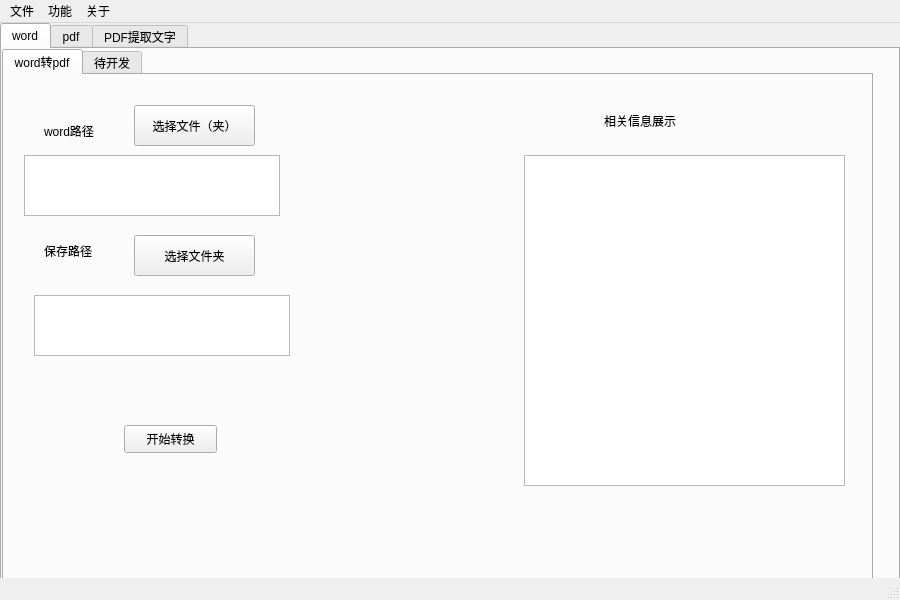
<?xml version="1.0" encoding="UTF-8"?>
<ui version="4.0">
 <class>MainWindow</class>
 <widget class="QMainWindow" name="MainWindow">
  <property name="geometry">
   <rect>
    <x>0</x>
    <y>0</y>
    <width>900</width>
    <height>600</height>
   </rect>
  </property>
  <property name="minimumSize">
   <size>
    <width>900</width>
    <height>600</height>
   </size>
  </property>
  <property name="maximumSize">
   <size>
    <width>900</width>
    <height>600</height>
   </size>
  </property>
  <property name="windowTitle">
   <string>PDF工具</string>
  </property>
  <property name="windowIcon">
   <iconset>
    <normaloff>C:/Users/knighthood/OneDrive/桌面/熊二表情包/熊二表情包41.jpg</normaloff>C:/Users/knighthood/OneDrive/桌面/熊二表情包/熊二表情包41.jpg</iconset>
  </property>
  <property name="animated">
   <bool>true</bool>
  </property>
  <widget class="QWidget" name="centralwidget">
   <widget class="QTabWidget" name="tabWidget1">
    <property name="enabled">
     <bool>true</bool>
    </property>
    <property name="geometry">
     <rect>
      <x>0</x>
      <y>0</y>
      <width>900</width>
      <height>600</height>
     </rect>
    </property>
    <property name="layoutDirection">
     <enum>Qt::LeftToRight</enum>
    </property>
    <property name="tabPosition">
     <enum>QTabWidget::North</enum>
    </property>
    <property name="tabShape">
     <enum>QTabWidget::Rounded</enum>
    </property>
    <property name="currentIndex">
     <number>0</number>
    </property>
    <property name="iconSize">
     <size>
      <width>20</width>
      <height>20</height>
     </size>
    </property>
    <property name="elideMode">
     <enum>Qt::ElideMiddle</enum>
    </property>
    <property name="usesScrollButtons">
     <bool>true</bool>
    </property>
    <property name="tabsClosable">
     <bool>false</bool>
    </property>
    <property name="tabBarAutoHide">
     <bool>true</bool>
    </property>
    <widget class="QWidget" name="word">
     <attribute name="icon">
      <iconset>
       <normaloff>../pyqt5页面/images/PDF2Word.png</normaloff>../pyqt5页面/images/PDF2Word.png</iconset>
     </attribute>
     <attribute name="title">
      <string>word</string>
     </attribute>
     <widget class="QTabWidget" name="tabWidget2_1">
      <property name="geometry">
       <rect>
        <x>0</x>
        <y>0</y>
        <width>871</width>
        <height>561</height>
       </rect>
      </property>
      <property name="currentIndex">
       <number>0</number>
      </property>
      <widget class="QWidget" name="word2pdf">
       <attribute name="title">
        <string>word转pdf</string>
       </attribute>
       <widget class="QLabel" name="label1_1_1">
        <property name="geometry">
         <rect>
          <x>40</x>
          <y>40</y>
          <width>72</width>
          <height>31</height>
         </rect>
        </property>
        <property name="text">
         <string>word路径</string>
        </property>
       </widget>
       <widget class="QPushButton" name="btn1_1_1">
        <property name="geometry">
         <rect>
          <x>130</x>
          <y>30</y>
          <width>121</width>
          <height>41</height>
         </rect>
        </property>
        <property name="text">
         <string>选择文件（夹）</string>
        </property>
       </widget>
       <widget class="QTextBrowser" name="textBrowser1_1_1">
        <property name="geometry">
         <rect>
          <x>20</x>
          <y>80</y>
          <width>256</width>
          <height>61</height>
         </rect>
        </property>
       </widget>
       <widget class="QLabel" name="label1_1_3">
        <property name="geometry">
         <rect>
          <x>600</x>
          <y>30</y>
          <width>181</width>
          <height>31</height>
         </rect>
        </property>
        <property name="text">
         <string>相关信息展示</string>
        </property>
       </widget>
       <widget class="QPushButton" name="btn1_1_3">
        <property name="geometry">
         <rect>
          <x>120</x>
          <y>350</y>
          <width>93</width>
          <height>28</height>
         </rect>
        </property>
        <property name="text">
         <string>开始转换</string>
        </property>
       </widget>
       <widget class="QLabel" name="label1_1_2">
        <property name="geometry">
         <rect>
          <x>40</x>
          <y>160</y>
          <width>72</width>
          <height>31</height>
         </rect>
        </property>
        <property name="text">
         <string>保存路径</string>
        </property>
       </widget>
       <widget class="QTextBrowser" name="textBrowser1_1_2">
        <property name="geometry">
         <rect>
          <x>30</x>
          <y>220</y>
          <width>256</width>
          <height>61</height>
         </rect>
        </property>
       </widget>
       <widget class="QPushButton" name="btn1_1_2">
        <property name="geometry">
         <rect>
          <x>130</x>
          <y>160</y>
          <width>121</width>
          <height>41</height>
         </rect>
        </property>
        <property name="text">
         <string>选择文件夹</string>
        </property>
       </widget>
       <widget class="QTextBrowser" name="textBrowser1_1_3">
        <property name="geometry">
         <rect>
          <x>520</x>
          <y>80</y>
          <width>321</width>
          <height>331</height>
         </rect>
        </property>
       </widget>
      </widget>
      <widget class="QWidget" name="none">
       <attribute name="title">
        <string>待开发</string>
       </attribute>
      </widget>
     </widget>
    </widget>
    <widget class="QWidget" name="pdf">
     <attribute name="icon">
      <iconset>
       <normaloff>../pyqt5页面/images/PDF2Img.png</normaloff>../pyqt5页面/images/PDF2Img.png</iconset>
     </attribute>
     <attribute name="title">
      <string>pdf</string>
     </attribute>
     <widget class="QTabWidget" name="tabWidget2_2">
      <property name="geometry">
       <rect>
        <x>0</x>
        <y>0</y>
        <width>901</width>
        <height>541</height>
       </rect>
      </property>
      <property name="currentIndex">
       <number>2</number>
      </property>
      <widget class="QWidget" name="pdf2word">
       <attribute name="title">
        <string>pdf转word</string>
       </attribute>
       <widget class="QPushButton" name="btn2_1_1">
        <property name="geometry">
         <rect>
          <x>110</x>
          <y>0</y>
          <width>121</width>
          <height>41</height>
         </rect>
        </property>
        <property name="text">
         <string>选择文件（夹）</string>
        </property>
       </widget>
       <widget class="QPushButton" name="btn2_1_2">
        <property name="geometry">
         <rect>
          <x>110</x>
          <y>120</y>
          <width>121</width>
          <height>41</height>
         </rect>
        </property>
        <property name="text">
         <string>选择文件（夹）</string>
        </property>
       </widget>
       <widget class="QLabel" name="label2_1_2">
        <property name="geometry">
         <rect>
          <x>30</x>
          <y>120</y>
          <width>72</width>
          <height>31</height>
         </rect>
        </property>
        <property name="text">
         <string>保存路径</string>
        </property>
       </widget>
       <widget class="QPushButton" name="btn2_1_3">
        <property name="geometry">
         <rect>
          <x>100</x>
          <y>340</y>
          <width>93</width>
          <height>28</height>
         </rect>
        </property>
        <property name="text">
         <string>开始转换</string>
        </property>
       </widget>
       <widget class="QTextBrowser" name="textBrowser2_1_2">
        <property name="geometry">
         <rect>
          <x>20</x>
          <y>180</y>
          <width>331</width>
          <height>51</height>
         </rect>
        </property>
       </widget>
       <widget class="QLabel" name="label2_1_1">
        <property name="geometry">
         <rect>
          <x>30</x>
          <y>0</y>
          <width>72</width>
          <height>31</height>
         </rect>
        </property>
        <property name="text">
         <string>PDF路径</string>
        </property>
       </widget>
       <widget class="QTextBrowser" name="textBrowser2_1_1">
        <property name="geometry">
         <rect>
          <x>20</x>
          <y>50</y>
          <width>331</width>
          <height>51</height>
         </rect>
        </property>
       </widget>
       <widget class="QLabel" name="label2_1_3">
        <property name="geometry">
         <rect>
          <x>410</x>
          <y>20</y>
          <width>181</width>
          <height>31</height>
         </rect>
        </property>
        <property name="text">
         <string>相关信息展示</string>
        </property>
       </widget>
       <widget class="QTextBrowser" name="textBrowser2_1_3">
        <property name="geometry">
         <rect>
          <x>400</x>
          <y>50</y>
          <width>256</width>
          <height>311</height>
         </rect>
        </property>
       </widget>
      </widget>
      <widget class="QWidget" name="pdf2img">
       <attribute name="title">
        <string>pdf转img</string>
       </attribute>
       <widget class="QPushButton" name="btn2_2_1">
        <property name="geometry">
         <rect>
          <x>100</x>
          <y>10</y>
          <width>121</width>
          <height>41</height>
         </rect>
        </property>
        <property name="text">
         <string>选择文件（夹）</string>
        </property>
       </widget>
       <widget class="QPushButton" name="btn2_2_2">
        <property name="geometry">
         <rect>
          <x>100</x>
          <y>130</y>
          <width>121</width>
          <height>41</height>
         </rect>
        </property>
        <property name="text">
         <string>选择文件（夹）</string>
        </property>
       </widget>
       <widget class="QLabel" name="label2_2_2">
        <property name="geometry">
         <rect>
          <x>20</x>
          <y>130</y>
          <width>72</width>
          <height>31</height>
         </rect>
        </property>
        <property name="text">
         <string>保存路径</string>
        </property>
       </widget>
       <widget class="QPushButton" name="btn2_2_3">
        <property name="geometry">
         <rect>
          <x>100</x>
          <y>310</y>
          <width>93</width>
          <height>28</height>
         </rect>
        </property>
        <property name="text">
         <string>开始转换</string>
        </property>
       </widget>
       <widget class="QTextBrowser" name="textBrowser2_2_2">
        <property name="geometry">
         <rect>
          <x>10</x>
          <y>190</y>
          <width>331</width>
          <height>51</height>
         </rect>
        </property>
       </widget>
       <widget class="QLabel" name="label2_2_1">
        <property name="geometry">
         <rect>
          <x>20</x>
          <y>10</y>
          <width>72</width>
          <height>31</height>
         </rect>
        </property>
        <property name="text">
         <string>PDF路径</string>
        </property>
       </widget>
       <widget class="QTextBrowser" name="textBrowser2_2_1">
        <property name="geometry">
         <rect>
          <x>10</x>
          <y>60</y>
          <width>331</width>
          <height>51</height>
         </rect>
        </property>
       </widget>
       <widget class="QLabel" name="label2_2_3">
        <property name="geometry">
         <rect>
          <x>400</x>
          <y>30</y>
          <width>181</width>
          <height>31</height>
         </rect>
        </property>
        <property name="text">
         <string>相关信息展示</string>
        </property>
       </widget>
       <widget class="QTextBrowser" name="textBrowser2_2_3">
        <property name="geometry">
         <rect>
          <x>390</x>
          <y>60</y>
          <width>256</width>
          <height>311</height>
         </rect>
        </property>
       </widget>
      </widget>
      <widget class="QWidget" name="pdf2text">
       <attribute name="title">
        <string>pdf提取文字</string>
       </attribute>
       <widget class="QPushButton" name="btn2_3_1">
        <property name="geometry">
         <rect>
          <x>110</x>
          <y>10</y>
          <width>121</width>
          <height>41</height>
         </rect>
        </property>
        <property name="text">
         <string>选择文件（夹）</string>
        </property>
       </widget>
       <widget class="QPushButton" name="btn2_3_3">
        <property name="geometry">
         <rect>
          <x>50</x>
          <y>280</y>
          <width>121</width>
          <height>71</height>
         </rect>
        </property>
        <property name="text">
         <string>开始转换</string>
        </property>
       </widget>
       <widget class="QLabel" name="label2_3_1">
        <property name="geometry">
         <rect>
          <x>30</x>
          <y>10</y>
          <width>72</width>
          <height>31</height>
         </rect>
        </property>
        <property name="text">
         <string>PDF路径</string>
        </property>
       </widget>
       <widget class="QTextBrowser" name="textBrowser2_3_1">
        <property name="geometry">
         <rect>
          <x>10</x>
          <y>60</y>
          <width>331</width>
          <height>111</height>
         </rect>
        </property>
       </widget>
       <widget class="QLabel" name="label2_3_3">
        <property name="geometry">
         <rect>
          <x>420</x>
          <y>10</y>
          <width>91</width>
          <height>31</height>
         </rect>
        </property>
        <property name="text">
         <string>相关信息展示</string>
        </property>
       </widget>
       <widget class="QLineEdit" name="lineEdit2_3_1">
        <property name="geometry">
         <rect>
          <x>130</x>
          <y>210</y>
          <width>41</width>
          <height>41</height>
         </rect>
        </property>
        <property name="placeholderText">
         <string/>
        </property>
       </widget>
       <widget class="QLabel" name="label2_3_4">
        <property name="geometry">
         <rect>
          <x>30</x>
          <y>210</y>
          <width>81</width>
          <height>31</height>
         </rect>
        </property>
        <property name="text">
         <string>选择页码</string>
        </property>
       </widget>
       <widget class="QTextBrowser" name="textBrowser2_3_4">
        <property name="geometry">
         <rect>
          <x>800</x>
          <y>10</y>
          <width>41</width>
          <height>41</height>
         </rect>
        </property>
       </widget>
       <widget class="QLabel" name="label2_3_5">
        <property name="geometry">
         <rect>
          <x>640</x>
          <y>10</y>
          <width>71</width>
          <height>31</height>
         </rect>
        </property>
        <property name="text">
         <string>总页数：</string>
        </property>
       </widget>
       <widget class="QPlainTextEdit" name="plainTextEdit2_3_1">
        <property name="geometry">
         <rect>
          <x>370</x>
          <y>60</y>
          <width>501</width>
          <height>431</height>
         </rect>
        </property>
       </widget>
       <widget class="QLineEdit" name="lineEdit2_3_2">
        <property name="geometry">
         <rect>
          <x>560</x>
          <y>10</y>
          <width>211</width>
          <height>41</height>
         </rect>
        </property>
        <property name="placeholderText">
         <string/>
        </property>
       </widget>
      </widget>
     </widget>
    </widget>
    <widget class="QWidget" name="PDF2Text_2">
     <attribute name="icon">
      <iconset>
       <normaloff>../pyqt5页面/images/PDF2Text.png</normaloff>../pyqt5页面/images/PDF2Text.png</iconset>
     </attribute>
     <attribute name="title">
      <string>PDF提取文字</string>
     </attribute>
     <widget class="QTextBrowser" name="textBrowser3_1">
      <property name="geometry">
       <rect>
        <x>40</x>
        <y>80</y>
        <width>331</width>
        <height>51</height>
       </rect>
      </property>
     </widget>
     <widget class="QLabel" name="label2_4">
      <property name="geometry">
       <rect>
        <x>50</x>
        <y>30</y>
        <width>72</width>
        <height>31</height>
       </rect>
      </property>
      <property name="text">
       <string>PDF路径</string>
      </property>
     </widget>
     <widget class="QPushButton" name="btn3_1">
      <property name="geometry">
       <rect>
        <x>130</x>
        <y>30</y>
        <width>121</width>
        <height>41</height>
       </rect>
      </property>
      <property name="text">
       <string>选择文件</string>
      </property>
     </widget>
     <widget class="QLabel" name="label1_4">
      <property name="geometry">
       <rect>
        <x>390</x>
        <y>170</y>
        <width>111</width>
        <height>31</height>
       </rect>
      </property>
      <property name="font">
       <font>
        <family>Adobe 黑体 Std R</family>
       </font>
      </property>
      <property name="contextMenuPolicy">
       <enum>Qt::DefaultContextMenu</enum>
      </property>
      <property name="layoutDirection">
       <enum>Qt::LeftToRight</enum>
      </property>
      <property name="text">
       <string>相关信息展示</string>
      </property>
     </widget>
     <widget class="QLabel" name="label">
      <property name="geometry">
       <rect>
        <x>440</x>
        <y>30</y>
        <width>81</width>
        <height>31</height>
       </rect>
      </property>
      <property name="text">
       <string>选择页码</string>
      </property>
     </widget>
     <widget class="QLineEdit" name="lineEdit3_1">
      <property name="geometry">
       <rect>
        <x>540</x>
        <y>20</y>
        <width>41</width>
        <height>41</height>
       </rect>
      </property>
     </widget>
     <widget class="QPushButton" name="btn3_2">
      <property name="geometry">
       <rect>
        <x>470</x>
        <y>110</y>
        <width>111</width>
        <height>41</height>
       </rect>
      </property>
      <property name="text">
       <string>开始提取</string>
      </property>
     </widget>
     <widget class="QPlainTextEdit" name="plainTextEdit3_1">
      <property name="geometry">
       <rect>
        <x>20</x>
        <y>210</y>
        <width>561</width>
        <height>271</height>
       </rect>
      </property>
      <property name="plainText">
       <string/>
      </property>
     </widget>
    </widget>
   </widget>
   <widget class="QLabel" name="label_background">
    <property name="geometry">
     <rect>
      <x>0</x>
      <y>0</y>
      <width>900</width>
      <height>600</height>
     </rect>
    </property>
    <property name="text">
     <string/>
    </property>
    <property name="pixmap">
     <pixmap>images/pdf.jpg</pixmap>
    </property>
    <property name="scaledContents">
     <bool>true</bool>
    </property>
   </widget>
   <zorder>label_background</zorder>
   <zorder>tabWidget1</zorder>
  </widget>
  <widget class="QMenuBar" name="menubar">
   <property name="geometry">
    <rect>
     <x>0</x>
     <y>0</y>
     <width>900</width>
     <height>26</height>
    </rect>
   </property>
   <widget class="QMenu" name="menu">
    <property name="title">
     <string>文件</string>
    </property>
   </widget>
   <widget class="QMenu" name="menu_2">
    <property name="title">
     <string>关于</string>
    </property>
    <addaction name="actionVersion"/>
    <addaction name="actionExit"/>
   </widget>
   <widget class="QMenu" name="menu_3">
    <property name="title">
     <string>功能</string>
    </property>
    <addaction name="PDF2Word"/>
    <addaction name="PDF2Img"/>
    <addaction name="PDF2Text"/>
   </widget>
   <addaction name="menu"/>
   <addaction name="menu_3"/>
   <addaction name="menu_2"/>
  </widget>
  <widget class="QStatusBar" name="statusbar"/>
  <action name="PDF2Word">
   <property name="icon">
    <iconset>
     <normaloff>../pyqt5页面/images/PDF2Word.png</normaloff>../pyqt5页面/images/PDF2Word.png</iconset>
   </property>
   <property name="text">
    <string>PDF转word</string>
   </property>
  </action>
  <action name="PDF2Img">
   <property name="icon">
    <iconset>
     <normaloff>../pyqt5页面/images/PDF2Img.png</normaloff>../pyqt5页面/images/PDF2Img.png</iconset>
   </property>
   <property name="text">
    <string>PDF转图片</string>
   </property>
  </action>
  <action name="PDF2Text">
   <property name="icon">
    <iconset>
     <normaloff>../pyqt5页面/images/PDF2Text.png</normaloff>../pyqt5页面/images/PDF2Text.png</iconset>
   </property>
   <property name="text">
    <string>PDF提取文字</string>
   </property>
  </action>
  <action name="actionVersion">
   <property name="text">
    <string>版本号</string>
   </property>
  </action>
  <action name="actionExit">
   <property name="text">
    <string>退出</string>
   </property>
  </action>
 </widget>
 <resources/>
 <connections>
  <connection>
   <sender>actionExit</sender>
   <signal>triggered()</signal>
   <receiver>MainWindow</receiver>
   <slot>close()</slot>
   <hints>
    <hint type="sourcelabel">
     <x>-1</x>
     <y>-1</y>
    </hint>
    <hint type="destinationlabel">
     <x>399</x>
     <y>302</y>
    </hint>
   </hints>
  </connection>
 </connections>
</ui>
